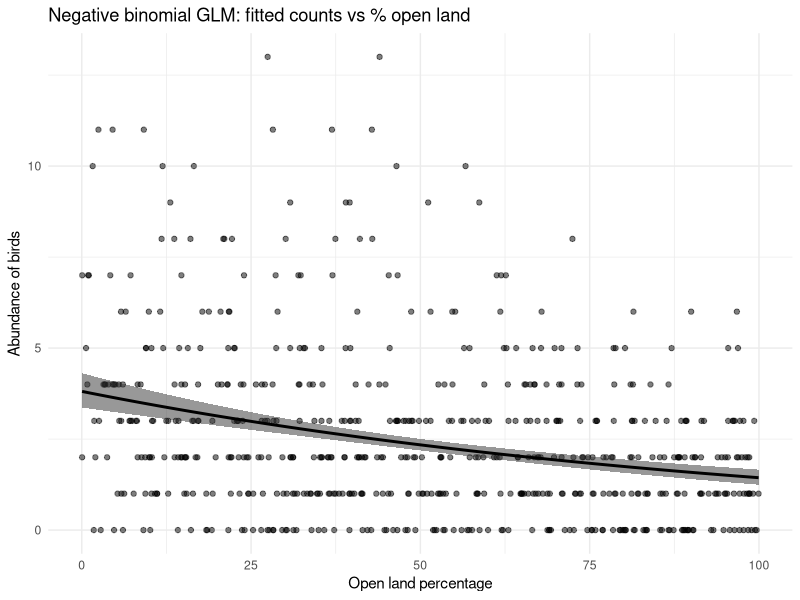
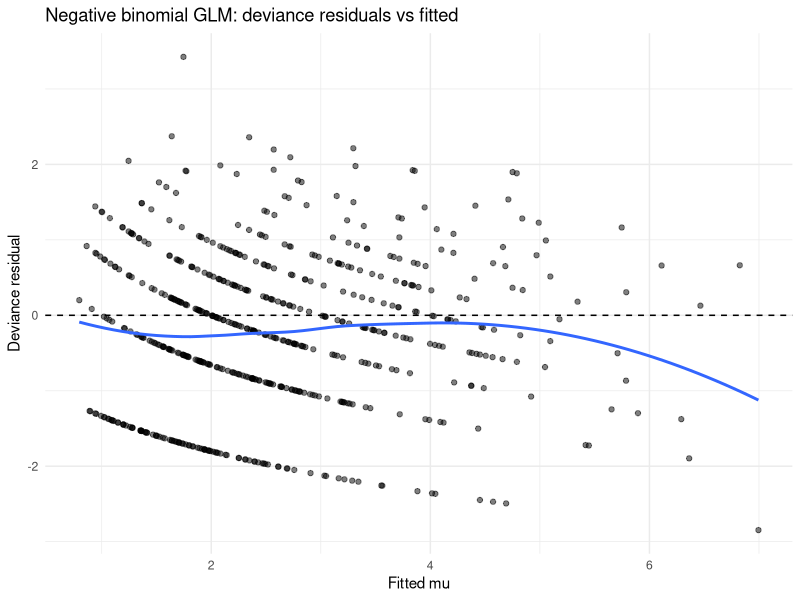
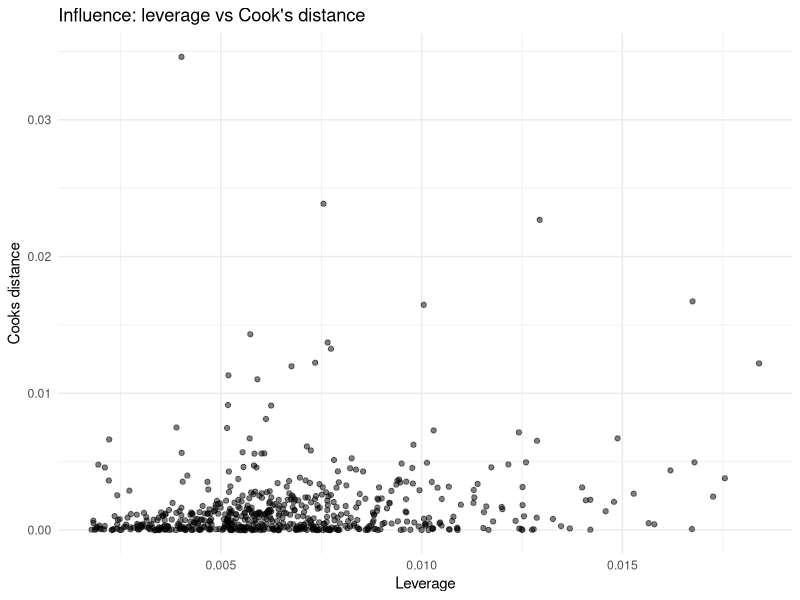

Here is the R script that generated these plots, in order:
## ---- chunk 1
knitr::opts_chunk$set(echo = TRUE,error = TRUE)
set.seed(123)
library(tidyverse)
library(MASS)        # glm.nb, stepAIC
## ---- chunk 2
# Simulate predictors
# Step 1: Simulation setup
set.seed(123)  # For reproducible results
n <- 600       # Number of sites - 600

# Step 2: Generate predictor variables
OPEN.L <- runif(n, 0, 100)     # Hint: uniform distribution, 0 to 100
D.PARK <- runif(n, 0, 5000)     # Hint: uniform distribution, 0 to 5000
L.WAT.C <- runif(n, 0, 5)    # Hint: uniform distribution, 0 to 5

# Step 3: Create the ecological model
eta <- 1.2+(-0.010*OPEN.L)+(-0.00012*D.PARK)+(0.18*L.WAT.C)        # Linear predictor combining all effects
                  # Beta_OPEN.L = 0.010
                  # Beta_D.PARK = 0.00012
                  # Beta_L.WAT.C = 0.18
mu <- exp(eta)         # Transform eta to expected count scale
theta <- 4      # Overdispersion parameter (4)

# Step 4: Generate observed counts
TOT.N <- rnbinom(n,mu=mu,size=theta)      # Hint: use a random negative binomial distribution

# Step 5: Create final dataset merging TOT.N, OPEN.L, D.PARK, & L.WAT.C
datC <- tibble(TOT.N, OPEN.L, D.PARK, L.WAT.C)
glimpse(datC)
## ---- chunk 3
# Fit Poisson GLM
m_pois <- glm(TOT.N ~ OPEN.L + D.PARK + L.WAT.C, 
              family = poisson, 
              data = datC)

# Examine the results
summary(m_pois)

# Calculate dispersion parameter
disp_pois <- m_pois$deviance / m_pois$df.residual
print(paste("Dispersion parameter:", round(disp_pois, 2)))

# Fit quasi-Poisson GLM
m_qp <- glm(TOT.N ~ OPEN.L + D.PARK + L.WAT.C, 
            family = quasipoisson, 
            data = datC)

# Compare results
summary(m_qp)

# Extract coefficients and SEs
pois_coef <- summary(m_pois)$coefficients[, 1:2]
qp_coef <- summary(m_qp)$coefficients[, 1:2]

# Create comparison
comparison <- data.frame(
  Predictor = rownames(pois_coef),
  Poisson_Coef = pois_coef[, 1],
  Poisson_SE = pois_coef[, 2],
  QuasiPois_Coef = qp_coef[, 1],
  QuasiPois_SE = qp_coef[, 2],
  SE_Inflation = qp_coef[, 2] / pois_coef[, 2]
)

print(comparison)
## ---- chunk 4
library(MASS)  # Required for glm.nb()

m_nb <- glm.nb(TOT.N ~ OPEN.L + D.PARK + L.WAT.C,
              data = datC)
summary(m_nb)

# Compare models using AIC
AIC(m_pois, m_nb)
## ---- chunk 5
# Step 1: Perform drop-one Chi-square tests
drop1(m_nb, test = "Chi")    # Test individual predictor contributions

# Step 2: Apply stepwise AIC model selection  

m_nb_step <- stepAIC(m_nb, trace = TRUE)    # Find most parsimonious model
                                          # trace = FALSE suppresses output

# Step 3: Examine the simplified model
summary(m_nb_step)    # Review final model structure and significance

# Step 4: Calculate rate ratios (multiplicative effects)
exp(coef(m_nb_step))    # Transform coefficients to natural scale
                  # exp() converts log-effects to multiplicative effects
## ---- chunk 6
# Step 1: Create prediction grid for focal variable
gridC <- tibble(
  OPEN.L = seq(min(datC$OPEN.L), max(datC$OPEN.L), length.out = 300),  # Sequence of 300 elements from min to max OPEN.L
  D.PARK = median(datC$D.PARK),                                        # Hold D.PARK at median value
  L.WAT.C = median(datC$L.WAT.C, na.rm = TRUE)                       # Hold L.WAT.C at median value
)

# Step 2: Generate predictions with standard errors
pl <- predict(m_nb_step, newdata = gridC, type = "link", se.fit = TRUE)        # Get link-scale predictions + SEs
                                                                      # type = "link" gives log-scale
                                                                      # se.fit = TRUE includes SEs

# Step 3: Transform to response scale with confidence intervals
gridC <- gridC |>
  mutate(
    mu = exp(pl$fit),                           # Transform fitted values to count scale
    lo = exp(pl$fit - 1.96*pl$se.fit),        # Lower 95% CI boundary
    hi = exp(pl$fit + 1.96*pl$se.fit)         # Upper 95% CI boundary
  )

# Step 4: Create the prediction plot
ggplot(datC, aes(x=OPEN.L, y=TOT.N)) +                                         # Plot original data
  geom_point(alpha = 0.5) +                                          # Add semi-transparent points
  geom_ribbon(data = gridC, aes(x = OPEN.L, ymin = lo, ymax = hi), 
              alpha = 0.5,
              inherit.aes = FALSE) +                    # Add confidence band
  geom_line(data = gridC, aes(x = OPEN.L, y = mu), 
            linewidth = 1, inherit.aes = FALSE) +                  # Add fitted line
  labs(title = "Negative binomial GLM: fitted counts vs % open land",
       x = "Open land percentage",
       y = "Abundance of birds") +                                                  # Add informative labels
  theme_minimal()
## ---- chunk 7
# Step 1: Extract all diagnostic measures into a tibble
diag_nb <- tibble(
  fitted  = fitted(m_nb_step),                           # Extract fitted values (predicted means)
  devres  = residuals(m_nb_step, type = "deviance"),         # Extract deviance residuals
  pearson = residuals(m_nb_step, type = "pearson"),         # Extract Pearson residuals  
  hat     = hatvalues(m_nb_step),                       # Extract leverage values (diagonal of hat matrix)
  cooks   = cooks.distance(m_nb_step)                   # Extract Cook's distance (influence measure)
)

# Step 2: Create deviance residuals vs fitted values plot
ggplot(diag_nb, aes(fitted,devres)) +                      # Plot fitted vs deviance residuals
  geom_hline(yintercept = 0, linetype = 2) +  # Add horizontal reference line at y=0 (dashed)
  geom_point(alpha = 0.5) +                       # Add semi-transparent points (0.5)
  geom_smooth(se = FALSE) +                         # Add smooth trend line without confidence bands
  labs(title = "Negative binomial GLM: deviance residuals vs fitted", 
       x = "Fitted mu", 
       y = "Deviance residual") +                               # Add descriptive labels
  theme_minimal()

# Step 3: Create leverage vs Cook's distance plot
ggplot(diag_nb, aes(hat, cooks)) +                      # Plot leverage vs Cook's distance
  geom_point(alpha = 0.5) +                       # Add semi-transparent points (0.6)
  labs(title = "Influence: leverage vs Cook's distance", 
       x = "Leverage", 
       y = "Cooks distance") +                               # Add descriptive labels
  theme_minimal()
